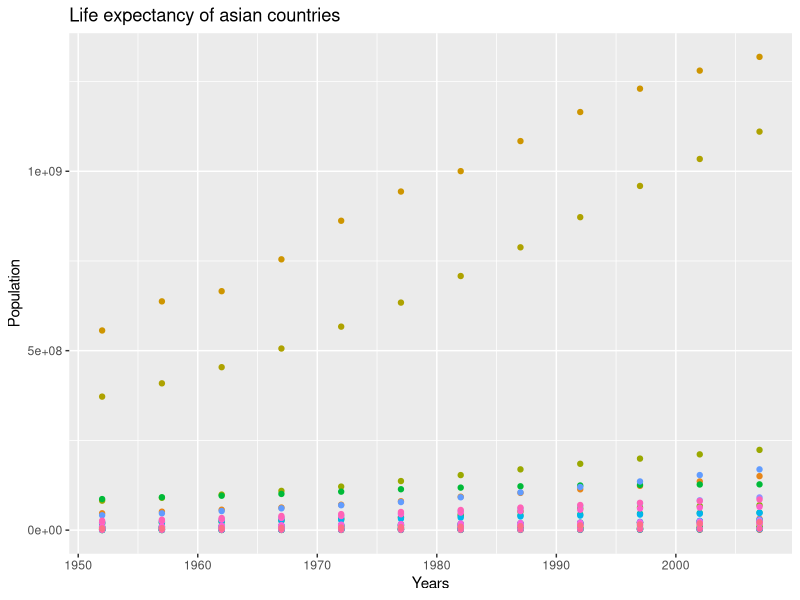

R code for this plot:

library(ggplot2)
gapminder <- read.table("gapminder.txt", header = TRUE)

GapminderAsia <- gapminder[gapminder$continent == "Asia",]

gapminderyear <- GapminderAsia[GapminderAsia$year == 2002,]


Gapminderpopulation <- gapminderyear$pop

gapminderpopmean2002 <- mean(Gapminderpopulation)


ggplot(GapminderAsia, aes(year,pop,color = country)) + 
  geom_point() +
  theme(legend.position = "none")+
  labs(x = "Years", y = "Population", title = "Life expectancy of asian countries")
 
